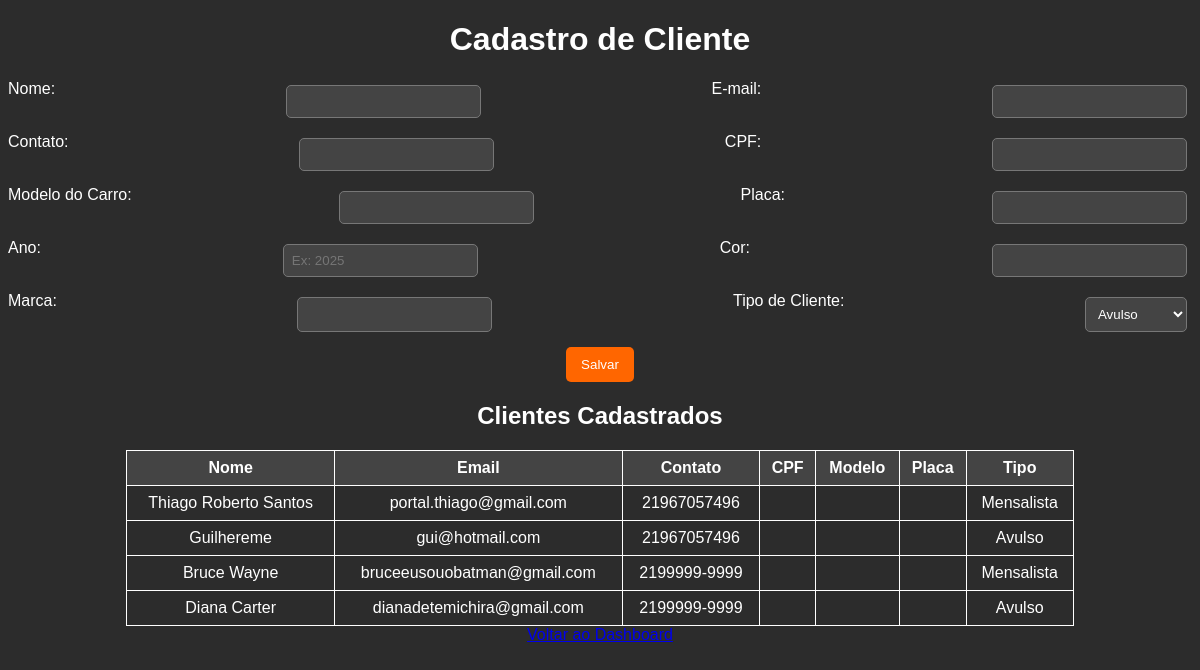
Page /cadastro/ on the earlier database version.
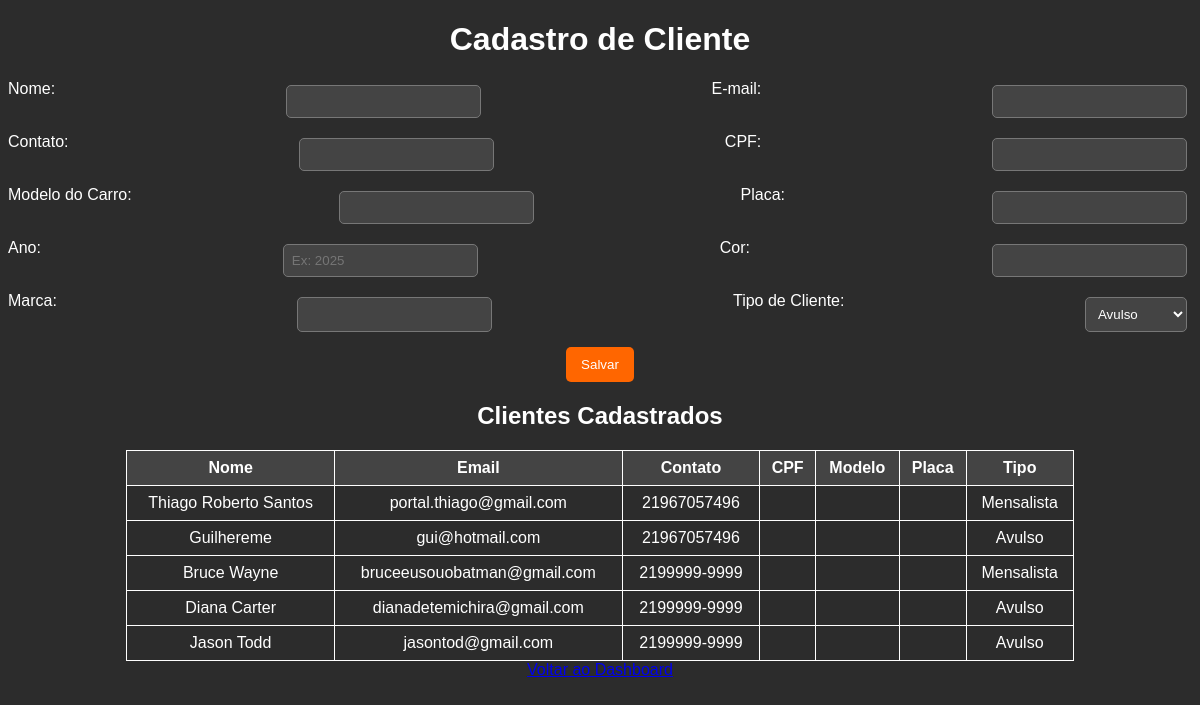
Same page on the later database version.
### core/models.py (models this page shows, shortened)
class Cliente(models.Model):
    TIPOS_CLIENTE = (
        ('mensalista', 'Mensalista'),
        ('avulso', 'Avulso'),
    )
    nome = models.CharField(max_length=100)
    email = models.EmailField()
    telefone = models.CharField(max_length=20)
    cpf = models.CharField(max_length=14, unique=True)
    modelo = models.CharField(max_length=50)
    placa = models.CharField(max_length=10, unique=True)
    ano = models.IntegerField(default=2024)
    cor = models.CharField(max_length=20)
    marca = models.CharField(max_length=50)
    tipo = models.CharField(max_length=10, choices=TIPOS_CLIENTE, default='avulso')

### core/views.py (the view)
# urls.py: path('cadastro/', cadastrar_cliente, name='cadastrar_cliente'),
def cadastrar_cliente(request):
    clientes = Cliente.objects.all()  # Obtém todos os clientes cadastrados
    if request.method == "POST":
        form = ClienteForm(request.POST)
        if form.is_valid():
            form.save()
            return redirect('cadastrar_cliente')  # Redireciona para atualizar a lista de clientes
    else:
        form = ClienteForm()
    return render(request, 'core/cadastro.html', {'form': form, 'clientes': clientes})

### core/forms.py
class ClienteForm(forms.ModelForm):
    ano = forms.IntegerField(widget=forms.NumberInput(attrs={'placeholder': 'Ex: 2025'}))
    class Meta:
        model = Cliente
        fields = ['nome', 'email', 'telefone', 'cpf', 'modelo', 'placa', 'ano', 'cor', 'marca', 'tipo']

### core/templates/core/cadastro.html (shortened to what this page needs)
{% load static %}
<!DOCTYPE html>
<html lang="pt">
<head>
    <link rel="stylesheet" href="{% static 'core/css/style.css' %}">
</head>
<body>
<h1>Cadastro de Cliente</h1>
<form method="post">
    <div class="form-container">
        <div class="form-group">
            <label>Nome:</label> {{ form.nome }}
            <label>E-mail:</label> {{ form.email }}
        </div>
        <div class="form-group">
            <label>Contato:</label> {{ form.telefone }}
            <label>CPF:</label> {{ form.cpf }}
        </div>
        <div class="form-group">
            <label>Modelo do Carro:</label> {{ form.modelo }}
            <label>Placa:</label> {{ form.placa }}
        </div>
        <div class="form-group">
            <label>Ano:</label> {{ form.ano }}
            <label>Cor:</label> {{ form.cor }}
        </div>
        <div class="form-group">
            <label>Marca:</label> {{ form.marca }}
            <label>Tipo de Cliente:</label> {{ form.tipo }}
        </div>
        <button type="submit">Salvar</button>
    </div>
</form>
<h2>Clientes Cadastrados</h2>
{% if clientes %}
    <table>
        <tr>
            <th>Nome</th>
            <th>Email</th>
            <th>Contato</th>
            <th>CPF</th>
            <th>Modelo</th>
            <th>Placa</th>
            <th>Tipo</th>
        </tr>
        {% for cliente in clientes %}
        <tr>
            <td>{{ cliente.nome }}</td>
            <td>{{ cliente.email }}</td>
            <td>{{ cliente.telefone }}</td>
            <td>{{ cliente.cpf }}</td>
            <td>{{ cliente.modelo }}</td>
            <td>{{ cliente.placa }}</td>
            <td>{{ cliente.get_tipo_display }}</td>
        </tr>
        {% endfor %}
    </table>
{% else %}
    <p>Nenhum cliente cadastrado ainda.</p>
{% endif %}
<a href="{% url 'dashboard' %}">Voltar ao Dashboard</a>
</body>
</html>

Differences in the rows shown:
added Cliente: nome "Jason Todd", email "jasontod@gmail.com", telefone "2199999-9999", tipo "Avulso"
